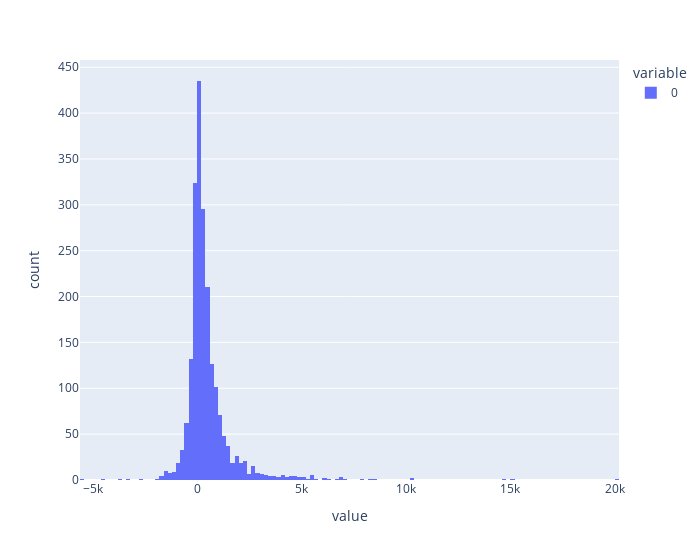

Write notebook code for a chart like this one.
### Code cell
fig = px.histogram(diff_lst_people,width=700)
fig.show()

### Figure 1 — Plotly figure (JSON) as saved in the notebook; plotly's stock layout.template omitted (floating-point values rounded to 4 significant figures; data arrays with more than 128 entries replaced by an {"elided": "..."} marker saying what was removed)
{"data": [{"alignmentgroup": "True", "bingroup": "x", "hovertemplate": "variable=0<br>value=%{x}<br>count=%{y}<extra></extra>", "legendgroup": "0", "marker": {"color": "#636efa", "pattern": {"shape": ""}}, "name": "0", "offsetgroup": "0", "orientation": "v", "showlegend": true, "type": "histogram", "x": {"elided": "2147 int values"}, "xaxis": "x", "yaxis": "y"}], "layout": {"barmode": "relative", "legend": {"title": {"text": "variable"}, "tracegroupgap": 0}, "margin": {"t": 60}, "width": 700, "xaxis": {"anchor": "y", "domain": [0, 1], "title": {"text": "value"}}, "yaxis": {"anchor": "x", "domain": [0, 1], "title": {"text": "count"}}}}
